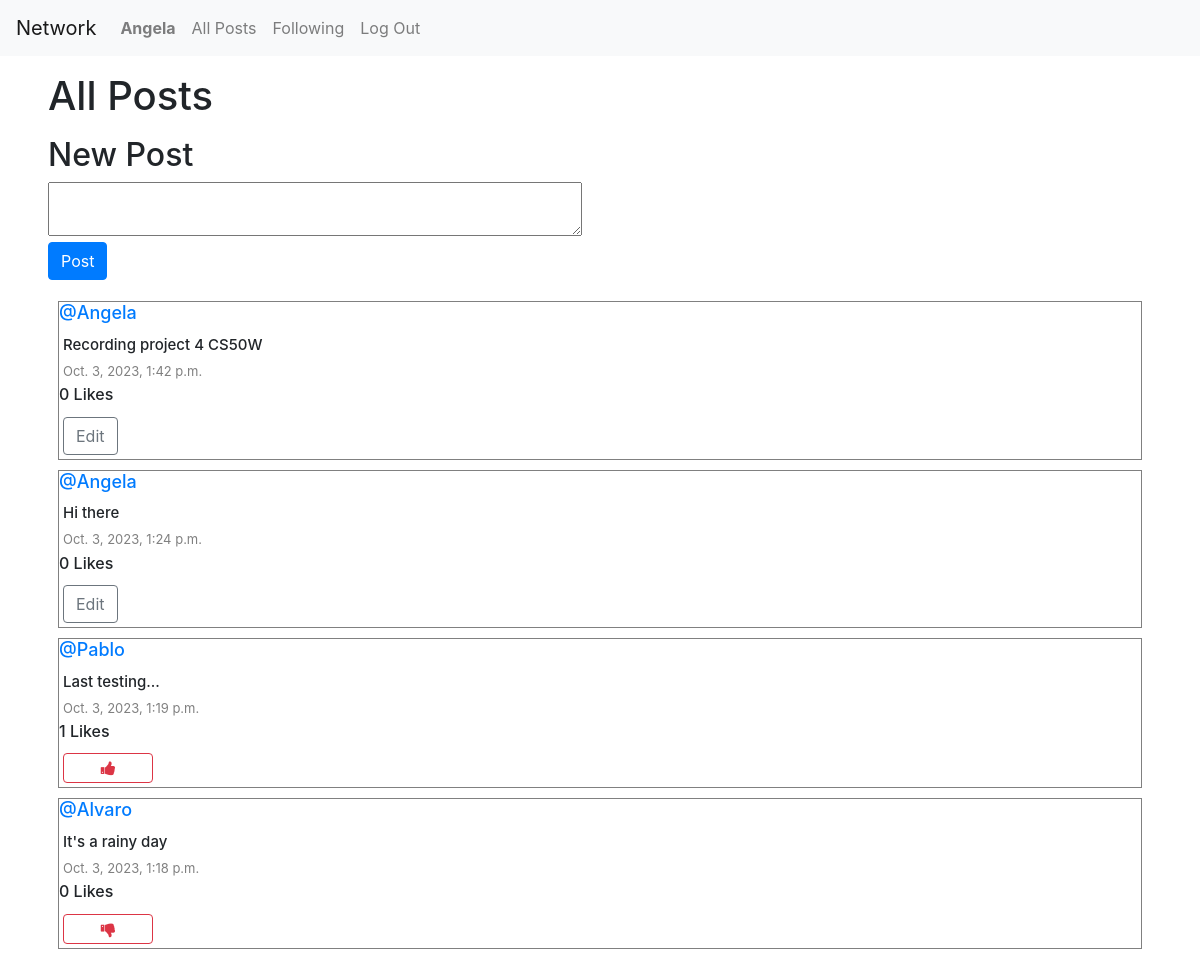
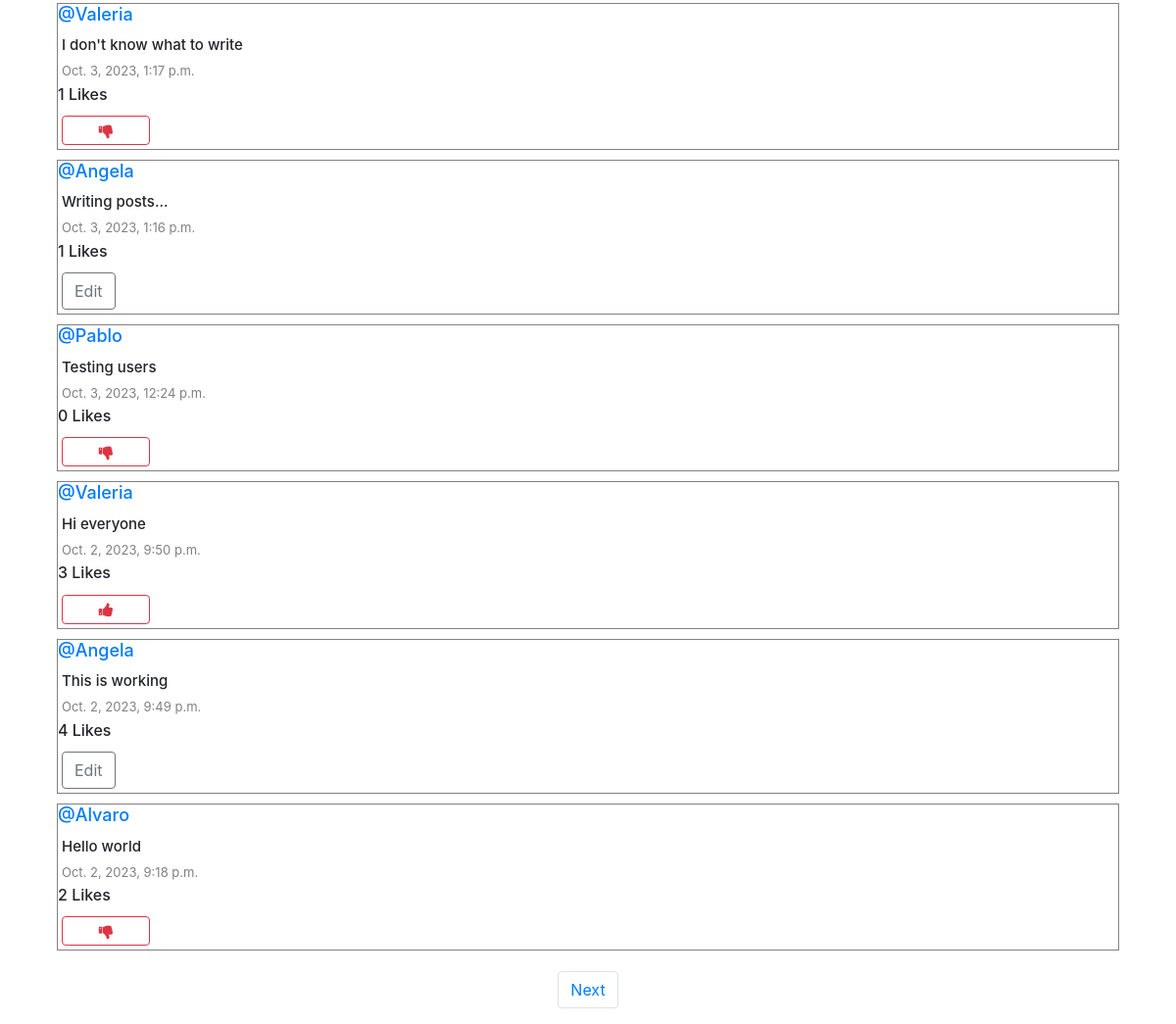
/ (signed in), run on the app's committed database (2 pictures, top to bottom).
### network/models.py (models this page shows, shortened)
class User(AbstractUser):
    pass

class Post(models.Model):
    contenido = models.CharField(max_length=140)
    usuario = models.ForeignKey(User, on_delete=models.CASCADE, related_name="autor")
    date = models.DateTimeField(auto_now_add=True)
    likes = models.IntegerField(default=0)

### network/views.py (the view)
# urls.py: path("", views.index, name="index"),
def index(request):
    allPosts = Post.objects.all().order_by("id").reverse()
    paginator = Paginator(allPosts, 10)
    getPageNumber = request.GET.get('page')
    posts_on_page = paginator.get_page(getPageNumber)
    likes = Like.objects.all()
    yourLike = []
    try:
        for like in likes:
            if like.user.id == request.user.id:
                yourLike.append(like.post.id)
    except:
        yourLike = []
    return render(request, "network/index.html", {
        "allPosts": allPosts,
        "posts_on_page": posts_on_page,
        "yourLike": yourLike
    })

### network/templates/network/index.html (shortened to what this page needs)
{% extends "network/layout.html" %}
{% block body %}
    <h1 class="my-3 mx-5">All Posts</h1>
    {% if user.is_authenticated %}
        <div class="newpost my-3 mx-5">
           <h2>New Post</h2>
            <form action="{% url 'newPost' %}" method="post">
                <textarea name="content" row="4" cols="50"></textarea>
                <br>
                <input type="submit" value="Post" class="btn btn-primary"/>
            </form>
        </div>
    {% endif %}
    <div class="posts my-3 mx-5">
        {% for post in posts_on_page %}
            <div class="row info-post">
                <h6 class="username"><a href="{% url 'profile_page' user_id=post.usuario.id %}">@{{ post.usuario }}</a></h6>
                <h6 class="content my-1 mx-1" id="contenido-{{ post.id }}">{{ post.contenido }}</h6>
                <p class="date my-1 mx-1">{{ post.date }}</p>
                <span id="like-count-{{ post.id }}"><strong><h6>{{ post.likes }} Likes</h6></strong></span>
                {% if user.is_authenticated %}
                    {% if user == post.usuario %}
                        <div class="d-flex justify-content-aroud">
                            <button class="btn btn-outline-secondary my-1 mx-1" data-toggle="modal" data-target="#modal_edit_post_{{ post.id }}">Edit</button>
                        </div>
                    {% else %}
                        {% if post.id in yourLike %}
                        <button class="btn btn-outline-danger fa fa-thumbs-up col-1 my-1 mx-1" onclick="likeFunction({{ post.id }}, {{ yourLike }})" id="{{ post.id }}"></button>
                        {% else %}
                        <button class="btn btn-outline-danger fa fa-thumbs-down col-1 my-1 mx-1" onclick="likeFunction({{ post.id }}, {{ yourLike }})" id="{{ post.id }}"></button>
                        {% endif %}
                    {% endif %}
                {% endif %}
            </div>
        {% endfor %}
    </div>
    <nav aria-label="Page navigation example">
        <ul class="pagination d-flex justify-content-center">
            {% if posts_on_page.has_next %}
                <li class="page-item"><a class="page-link" href="?page={{ posts_on_page.next_page_number }}">Next</a></li>
            {% endif %}
        </ul>
    </nav>
{% endblock %}

### network/templates/network/layout.html (shortened to what this page needs)
{% load static %}
<!DOCTYPE html>
<html lang="en">
    <head>
        <link rel="stylesheet" href="https://stackpath.bootstrapcdn.com/bootstrap/4.4.1/css/bootstrap.min.css">
        <link href="{% static 'network/styles.css' %}" rel="stylesheet">
        <link rel="stylesheet" href="https://cdnjs.cloudflare.com/ajax/libs/font-awesome/4.7.0/css/font-awesome.min.css">
    </head>
    <body>
        <nav class="navbar navbar-expand-lg navbar-light bg-light">
            <a class="navbar-brand" href="{% url 'index' %}">Network</a>
            <div>
              <ul class="navbar-nav mr-auto">
                {% if user.is_authenticated %}
                    <li class="nav-item">
                        <a class="nav-link" href="{% url 'profile_page' user_id=user.id %}"><strong>{{ user.username }}</strong></a>
                    </li>
                {% endif %}
                <li class="nav-item">
                  <a class="nav-link" href="{% url 'index' %}">All Posts</a>
                </li>
                {% if user.is_authenticated %}
                    <li class="nav-item">
                        <a class="nav-link" href="{% url 'follows' %}">Following</a>
                    </li>
                    <li class="nav-item">
                        <a class="nav-link" href="{% url 'logout' %}">Log Out</a>
                    </li>
                {% endif %}
              </ul>
            </div>
          </nav>
        <div class="body">
            {% block body %}
            {% endblock %}
        </div>
    </body>
</html>

### network/static/network/styles.css (style rules this page uses)
.newpost { display: flex; flex-direction: column; justify-content: flex-start; align-items: flex-start; }
.posts { display: flex; justify-content: flex-start; flex-direction: column; margin: 20px; }
.info-post { border: 0.1px solid grey; display: flex; justify-content: center; flex-direction: column; box-sizing: border-box; margin: 5px 10px; }
.content { font-size: 15px; }
.username { font-size: 18px; }
.date { color: gray; font-size: 13px; }

### data on the page
User: username "Angela"
Post: usuario "Angela", contenido "Recording project 4 CS50W", date "Oct. 3, 2023, 1:42 p.m.", likes "0"
Post: usuario "Angela", contenido "Hi there", date "Oct. 3, 2023, 1:24 p.m.", likes "0"
Post: usuario "Pablo", contenido "Last testing...", date "Oct. 3, 2023, 1:19 p.m.", likes "1"
Post: usuario "Alvaro", contenido "It's a rainy day", date "Oct. 3, 2023, 1:18 p.m.", likes "0"
Post: usuario "Valeria", contenido "I don't know what to write", date "Oct. 3, 2023, 1:17 p.m.", likes "1"
Post: usuario "Angela", contenido "Writing posts...", date "Oct. 3, 2023, 1:16 p.m.", likes "1"
Post: usuario "Pablo", contenido "Testing users", date "Oct. 3, 2023, 12:24 p.m.", likes "0"
Post: usuario "Valeria", contenido "Hi everyone", date "Oct. 2, 2023, 9:50 p.m.", likes "3"
Post: usuario "Angela", contenido "This is working", date "Oct. 2, 2023, 9:49 p.m.", likes "4"
Post: usuario "Alvaro", contenido "Hello world", date "Oct. 2, 2023, 9:18 p.m.", likes "2"
